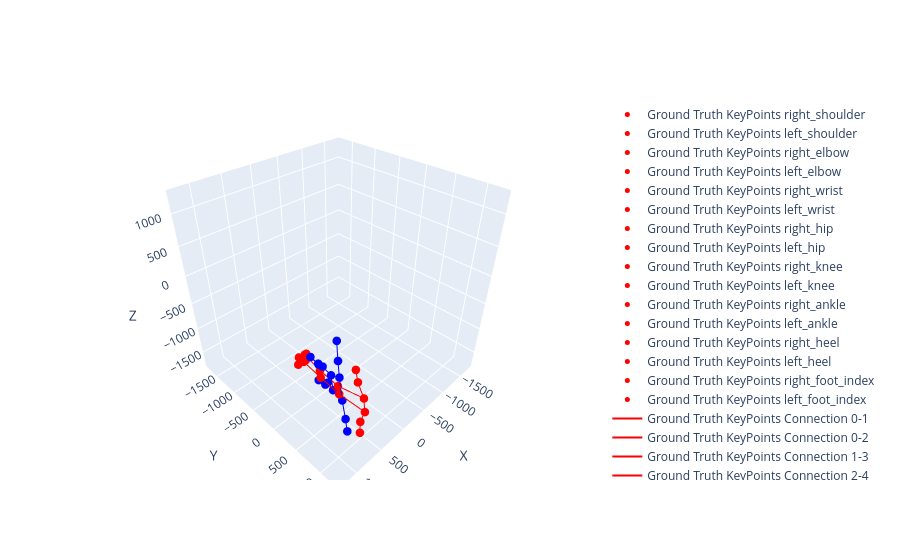

Source (notebook cell):
### Code cell
plot_3d_keypoints_validation(gt, pred, model_name)

### Figure 1 — Plotly figure (JSON) as saved in the notebook; plotly's stock layout.template omitted (floating-point values rounded to 4 significant figures)
{"data": [{"marker": {"color": "red", "size": 5}, "mode": "markers", "name": "Ground Truth KeyPoints right_shoulder", "text": ["right_shoulder"], "textposition": "top center", "x": [764.8], "y": [1208.0], "z": [-651.9], "type": "scatter3d"}, {"marker": {"color": "red", "size": 5}, "mode": "markers", "name": "Ground Truth KeyPoints left_shoulder", "text": ["left_shoulder"], "textposition": "top center", "x": [744.0], "y": [1216.0], "z": [-916.7], "type": "scatter3d"}, {"marker": {"color": "red", "size": 5}, "mode": "markers", "name": "Ground Truth KeyPoints right_elbow", "text": ["right_elbow"], "textposition": "top center", "x": [789.9], "y": [1121.0], "z": [-414.0], "type": "scatter3d"}, {"marker": {"color": "red", "size": 5}, "mode": "markers", "name": "Ground Truth KeyPoints left_elbow", "text": ["left_elbow"], "textposition": "top center", "x": [743.9], "y": [1147.0], "z": [-1167.0], "type": "scatter3d"}, {"marker": {"color": "red", "size": 5}, "mode": "markers", "name": "Ground Truth KeyPoints right_wrist", "text": ["right_wrist"], "textposition": "top center", "x": [819.4], "y": [1108.0], "z": [-192.5], "type": "scatter3d"}, {"marker": {"color": "red", "size": 5}, "mode": "markers", "name": "Ground Truth KeyPoints left_wrist", "text": ["left_wrist"], "textposition": "top center", "x": [741.7], "y": [1146.0], "z": [-1396.0], "type": "scatter3d"}, {"marker": {"color": "red", "size": 5}, "mode": "markers", "name": "Ground Truth KeyPoints right_hip", "text": ["right_hip"], "textposition": "top center", "x": [800.2], "y": [788.9], "z": [-725.9], "type": "scatter3d"}, {"marker": {"color": "red", "size": 5}, "mode": "markers", "name": "Ground Truth KeyPoints left_hip", "text": ["left_hip"], "textposition": "top center", "x": [793.2], "y": [804.5], "z": [-870.3], "type": "scatter3d"}, {"marker": {"color": "red", "size": 5}, "mode": "markers", "name": "Ground Truth KeyPoints right_knee", "text": ["right_knee"], "textposition": "top center", "x": [763.4], "y": [409.2], "z": [-737.9], "type": "scatter3d"}, {"marker": {"color": "red", "size": 5}, "mode": "markers", "name": "Ground Truth KeyPoints left_knee", "text": ["left_knee"], "textposition": "top center", "x": [766.9], "y": [421.4], "z": [-863.5], "type": "scatter3d"}, {"marker": {"color": "red", "size": 5}, "mode": "markers", "name": "Ground Truth KeyPoints right_ankle", "text": ["right_ankle"], "textposition": "top center", "x": [706.9], "y": [38.89], "z": [-734.0], "type": "scatter3d"}, {"marker": {"color": "red", "size": 5}, "mode": "markers", "name": "Ground Truth KeyPoints left_ankle", "text": ["left_ankle"], "textposition": "top center", "x": [735.5], "y": [41.97], "z": [-848.9], "type": "scatter3d"}, {"marker": {"color": "red", "size": 5}, "mode": "markers", "name": "Ground Truth KeyPoints right_heel", "text": ["right_heel"], "textposition": "top center", "x": [676.5], "y": [36.53], "z": [-738.7], "type": "scatter3d"}, {"marker": {"color": "red", "size": 5}, "mode": "markers", "name": "Ground Truth KeyPoints left_heel", "text": ["left_heel"], "textposition": "top center", "x": [698.5], "y": [41.0], "z": [-845.5], "type": "scatter3d"}, {"marker": {"color": "red", "size": 5}, "mode": "markers", "name": "Ground Truth KeyPoints right_foot_index", "text": ["right_foot_index"], "textposition": "top center", "x": [810.6], "y": [34.32], "z": [-720.7], "type": "scatter3d"}, {"marker": {"color": "red", "size": 5}, "mode": "markers", "name": "Ground Truth KeyPoints left_foot_index", "text": ["left_foot_index"], "textposition": "top center", "x": [833.7], "y": [37.43], "z": [-840.1], "type": "scatter3d"}, {"line": {"color": "red"}, "mode": "lines", "name": "Ground Truth KeyPoints Connection 0-1", "x": [764.8, 744.0], "y": [1208.0, 1216.0], "z": [-651.9, -916.7], "type": "scatter3d"}, {"line": {"color": "red"}, "mode": "lines", "name": "Ground Truth KeyPoints Connection 0-2", "x": [764.8, 789.9], "y": [1208.0, 1121.0], "z": [-651.9, -414.0], "type": "scatter3d"}, {"line": {"color": "red"}, "mode": "lines", "name": "Ground Truth KeyPoints Connection 1-3", "x": [744.0, 743.9], "y": [1216.0, 1147.0], "z": [-916.7, -1167.0], "type": "scatter3d"}, {"line": {"color": "red"}, "mode": "lines", "name": "Ground Truth KeyPoints Connection 2-4", "x": [789.9, 819.4], "y": [1121.0, 1108.0], "z": [-414.0, -192.5], "type": "scatter3d"}, {"line": {"color": "red"}, "mode": "lines", "name": "Ground Truth KeyPoints Connection 3-5", "x": [743.9, 741.7], "y": [1147.0, 1146.0], "z": [-1167.0, -1396.0], "type": "scatter3d"}, {"line": {"color": "red"}, "mode": "lines", "name": "Ground Truth KeyPoints Connection 6-7", "x": [800.2, 793.2], "y": [788.9, 804.5], "z": [-725.9, -870.3], "type": "scatter3d"}, {"line": {"color": "red"}, "mode": "lines", "name": "Ground Truth KeyPoints Connection 0-6", "x": [764.8, 800.2], "y": [1208.0, 788.9], "z": [-651.9, -725.9], "type": "scatter3d"}, {"line": {"color": "red"}, "mode": "lines", "name": "Ground Truth KeyPoints Connection 1-7", "x": [744.0, 793.2], "y": [1216.0, 804.5], "z": [-916.7, -870.3], "type": "scatter3d"}, {"line": {"color": "red"}, "mode": "lines", "name": "Ground Truth KeyPoints Connection 6-8", "x": [800.2, 763.4], "y": [788.9, 409.2], "z": [-725.9, -737.9], "type": "scatter3d"}, {"line": {"color": "red"}, "mode": "lines", "name": "Ground Truth KeyPoints Connection 7-9", "x": [793.2, 766.9], "y": [804.5, 421.4], "z": [-870.3, -863.5], "type": "scatter3d"}, {"line": {"color": "red"}, "mode": "lines", "name": "Ground Truth KeyPoints Connection 8-10", "x": [763.4, 706.9], "y": [409.2, 38.89], "z": [-737.9, -734.0], "type": "scatter3d"}, {"line": {"color": "red"}, "mode": "lines", "name": "Ground Truth KeyPoints Connection 9-11", "x": [766.9, 735.5], "y": [421.4, 41.97], "z": [-863.5, -848.9], "type": "scatter3d"}, {"line": {"color": "red"}, "mode": "lines", "name": "Ground Truth KeyPoints Connection 10-12", "x": [706.9, 676.5], "y": [38.89, 36.53], "z": [-734.0, -738.7], "type": "scatter3d"}, {"line": {"color": "red"}, "mode": "lines", "name": "Ground Truth KeyPoints Connection 11-13", "x": [735.5, 698.5], "y": [41.97, 41.0], "z": [-848.9, -845.5], "type": "scatter3d"}, {"line": {"color": "red"}, "mode": "lines", "name": "Ground Truth KeyPoints Connection 10-14", "x": [706.9, 810.6], "y": [38.89, 34.32], "z": [-734.0, -720.7], "type": "scatter3d"}, {"line": {"color": "red"}, "mode": "lines", "name": "Ground Truth KeyPoints Connection 11-15", "x": [735.5, 833.7], "y": [41.97, 37.43], "z": [-848.9, -840.1], "type": "scatter3d"}, {"line": {"color": "red"}, "mode": "lines", "name": "Ground Truth KeyPoints Connection 12-14", "x": [676.5, 810.6], "y": [36.53, 34.32], "z": [-738.7, -720.7], "type": "scatter3d"}, {"line": {"color": "red"}, "mode": "lines", "name": "Ground Truth KeyPoints Connection 13-15", "x": [698.5, 833.7], "y": [41.0, 37.43], "z": [-845.5, -840.1], "type": "scatter3d"}, {"marker": {"color": "blue", "size": 5}, "mode": "markers", "name": "HPE Truth KeyPoints right_shoulder", "text": ["right_shoulder"], "textposition": "top center", "x": [799.5], "y": [815.1], "z": [-549.7], "type": "scatter3d"}, {"marker": {"color": "blue", "size": 5}, "mode": "markers", "name": "HPE Truth KeyPoints left_shoulder", "text": ["left_shoulder"], "textposition": "top center", "x": [772.8], "y": [841.3], "z": [-977.9], "type": "scatter3d"}, {"marker": {"color": "blue", "size": 5}, "mode": "markers", "name": "HPE Truth KeyPoints right_elbow", "text": ["right_elbow"], "textposition": "top center", "x": [787.0], "y": [776.5], "z": [-295.8], "type": "scatter3d"}, {"marker": {"color": "blue", "size": 5}, "mode": "markers", "name": "HPE Truth KeyPoints left_elbow", "text": ["left_elbow"], "textposition": "top center", "x": [719.3], "y": [855.0], "z": [-1389.0], "type": "scatter3d"}, {"marker": {"color": "blue", "size": 5}, "mode": "markers", "name": "HPE Truth KeyPoints right_wrist", "text": ["right_wrist"], "textposition": "top center", "x": [780.4], "y": [748.7], "z": [14.59], "type": "scatter3d"}, {"marker": {"color": "blue", "size": 5}, "mode": "markers", "name": "HPE Truth KeyPoints left_wrist", "text": ["left_wrist"], "textposition": "top center", "x": [696.6], "y": [870.5], "z": [-1660.0], "type": "scatter3d"}, {"marker": {"color": "blue", "size": 5}, "mode": "markers", "name": "HPE Truth KeyPoints right_hip", "text": ["right_hip"], "textposition": "top center", "x": [793.7], "y": [654.7], "z": [-629.8], "type": "scatter3d"}, {"marker": {"color": "blue", "size": 5}, "mode": "markers", "name": "HPE Truth KeyPoints left_hip", "text": ["left_hip"], "textposition": "top center", "x": [777.7], "y": [673.3], "z": [-906.8], "type": "scatter3d"}, {"marker": {"color": "blue", "size": 5}, "mode": "markers", "name": "HPE Truth KeyPoints right_knee", "text": ["right_knee"], "textposition": "top center", "x": [806.6], "y": [511.3], "z": [-564.6], "type": "scatter3d"}, {"marker": {"color": "blue", "size": 5}, "mode": "markers", "name": "HPE Truth KeyPoints left_knee", "text": ["left_knee"], "textposition": "top center", "x": [748.5], "y": [540.2], "z": [-886.9], "type": "scatter3d"}, {"marker": {"color": "blue", "size": 5}, "mode": "markers", "name": "HPE Truth KeyPoints right_ankle", "text": ["right_ankle"], "textposition": "top center", "x": [765.7], "y": [388.3], "z": [-641.0], "type": "scatter3d"}, {"marker": {"color": "blue", "size": 5}, "mode": "markers", "name": "HPE Truth KeyPoints left_ankle", "text": ["left_ankle"], "textposition": "top center", "x": [691.9], "y": [431.0], "z": [-1048.0], "type": "scatter3d"}, {"marker": {"color": "blue", "size": 5}, "mode": "markers", "name": "HPE Truth KeyPoints right_heel", "text": ["right_heel"], "textposition": "top center", "x": [759.7], "y": [373.2], "z": [-640.0], "type": "scatter3d"}, {"marker": {"color": "blue", "size": 5}, "mode": "markers", "name": "HPE Truth KeyPoints left_heel", "text": ["left_heel"], "textposition": "top center", "x": [674.9], "y": [415.0], "z": [-1052.0], "type": "scatter3d"}, {"marker": {"color": "blue", "size": 5}, "mode": "markers", "name": "HPE Truth KeyPoints right_foot_index", "text": ["right_foot_index"], "textposition": "top center", "x": [859.1], "y": [336.2], "z": [-476.3], "type": "scatter3d"}, {"marker": {"color": "blue", "size": 5}, "mode": "markers", "name": "HPE Truth KeyPoints left_foot_index", "text": ["left_foot_index"], "textposition": "top center", "x": [766.5], "y": [381.0], "z": [-941.1], "type": "scatter3d"}, {"line": {"color": "blue"}, "mode": "lines", "name": "HPE Truth KeyPoints Connection 0-1", "x": [799.5, 772.8], "y": [815.1, 841.3], "z": [-549.7, -977.9], "type": "scatter3d"}, {"line": {"color": "blue"}, "mode": "lines", "name": "HPE Truth KeyPoints Connection 0-2", "x": [799.5, 787.0], "y": [815.1, 776.5], "z": [-549.7, -295.8], "type": "scatter3d"}, {"line": {"color": "blue"}, "mode": "lines", "name": "HPE Truth KeyPoints Connection 1-3", "x": [772.8, 719.3], "y": [841.3, 855.0], "z": [-977.9, -1389.0], "type": "scatter3d"}, {"line": {"color": "blue"}, "mode": "lines", "name": "HPE Truth KeyPoints Connection 2-4", "x": [787.0, 780.4], "y": [776.5, 748.7], "z": [-295.8, 14.59], "type": "scatter3d"}, {"line": {"color": "blue"}, "mode": "lines", "name": "HPE Truth KeyPoints Connection 3-5", "x": [719.3, 696.6], "y": [855.0, 870.5], "z": [-1389.0, -1660.0], "type": "scatter3d"}, {"line": {"color": "blue"}, "mode": "lines", "name": "HPE Truth KeyPoints Connection 6-7", "x": [793.7, 777.7], "y": [654.7, 673.3], "z": [-629.8, -906.8], "type": "scatter3d"}, {"line": {"color": "blue"}, "mode": "lines", "name": "HPE Truth KeyPoints Connection 0-6", "x": [799.5, 793.7], "y": [815.1, 654.7], "z": [-549.7, -629.8], "type": "scatter3d"}, {"line": {"color": "blue"}, "mode": "lines", "name": "HPE Truth KeyPoints Connection 1-7", "x": [772.8, 777.7], "y": [841.3, 673.3], "z": [-977.9, -906.8], "type": "scatter3d"}, {"line": {"color": "blue"}, "mode": "lines", "name": "HPE Truth KeyPoints Connection 6-8", "x": [793.7, 806.6], "y": [654.7, 511.3], "z": [-629.8, -564.6], "type": "scatter3d"}, {"line": {"color": "blue"}, "mode": "lines", "name": "HPE Truth KeyPoints Connection 7-9", "x": [777.7, 748.5], "y": [673.3, 540.2], "z": [-906.8, -886.9], "type": "scatter3d"}, {"line": {"color": "blue"}, "mode": "lines", "name": "HPE Truth KeyPoints Connection 8-10", "x": [806.6, 765.7], "y": [511.3, 388.3], "z": [-564.6, -641.0], "type": "scatter3d"}, {"line": {"color": "blue"}, "mode": "lines", "name": "HPE Truth KeyPoints Connection 9-11", "x": [748.5, 691.9], "y": [540.2, 431.0], "z": [-886.9, -1048.0], "type": "scatter3d"}, {"line": {"color": "blue"}, "mode": "lines", "name": "HPE Truth KeyPoints Connection 10-12", "x": [765.7, 759.7], "y": [388.3, 373.2], "z": [-641.0, -640.0], "type": "scatter3d"}, {"line": {"color": "blue"}, "mode": "lines", "name": "HPE Truth KeyPoints Connection 11-13", "x": [691.9, 674.9], "y": [431.0, 415.0], "z": [-1048.0, -1052.0], "type": "scatter3d"}, {"line": {"color": "blue"}, "mode": "lines", "name": "HPE Truth KeyPoints Connection 10-14", "x": [765.7, 859.1], "y": [388.3, 336.2], "z": [-641.0, -476.3], "type": "scatter3d"}, {"line": {"color": "blue"}, "mode": "lines", "name": "HPE Truth KeyPoints Connection 11-15", "x": [691.9, 766.5], "y": [431.0, 381.0], "z": [-1048.0, -941.1], "type": "scatter3d"}, {"line": {"color": "blue"}, "mode": "lines", "name": "HPE Truth KeyPoints Connection 12-14", "x": [759.7, 859.1], "y": [373.2, 336.2], "z": [-640.0, -476.3], "type": "scatter3d"}, {"line": {"color": "blue"}, "mode": "lines", "name": "HPE Truth KeyPoints Connection 13-15", "x": [674.9, 766.5], "y": [415.0, 381.0], "z": [-1052.0, -941.1], "type": "scatter3d"}], "layout": {"scene": {"xaxis": {"title": {"text": "X"}, "range": [-1826.0, 1337.0]}, "yaxis": {"title": {"text": "Y"}, "range": [-1826.0, 1337.0]}, "zaxis": {"title": {"text": "Z"}, "range": [-1826.0, 1337.0]}, "aspectmode": "cube"}}}
